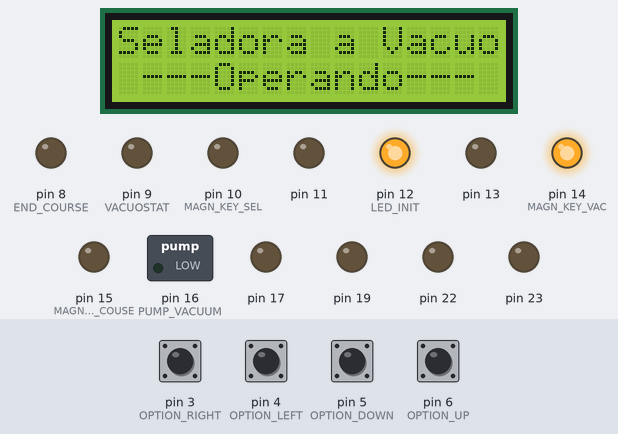
Recording of a sketch running on a simulated Arduino Uno, built with avr-gcc and run on an emulated ATmega328P. On the bench: 16×2 character LCD, switched loads named in the sketch (green lamp = pin HIGH), output pins drawn as LEDs (lit = HIGH). Inputs (shaded band) come from the test bench; at power-on: pin 3 (OPTION_RIGHT), pin 4 (OPTION_LEFT), pin 5 (OPTION_DOWN), pin 6 (OPTION_UP) HIGH. What the sketch prints to the serial monitor is not drawn.

Above: at 4.8 s.
4.9 s: pin 6 (OPTION_UP) pulled LOW for 0.15 s
At 6.0 s:
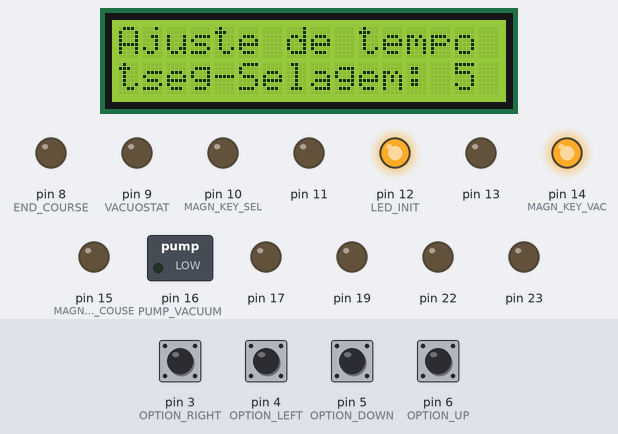
6.6 s: pin 5 (OPTION_DOWN) pulled LOW for 0.15 s
At 7.8 s:
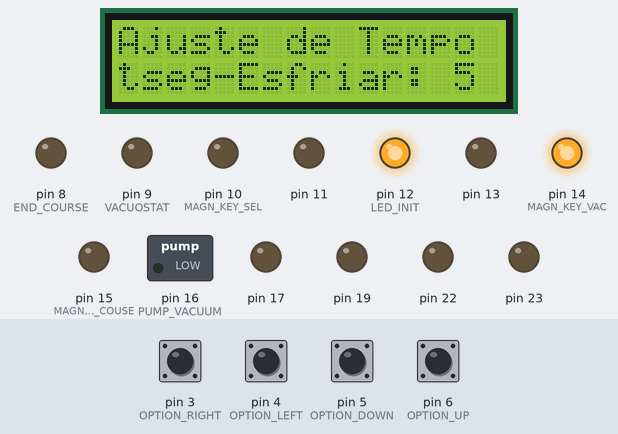
8.2 s: pin 6 (OPTION_UP) pulled LOW for 1 s
At 11.4 s:
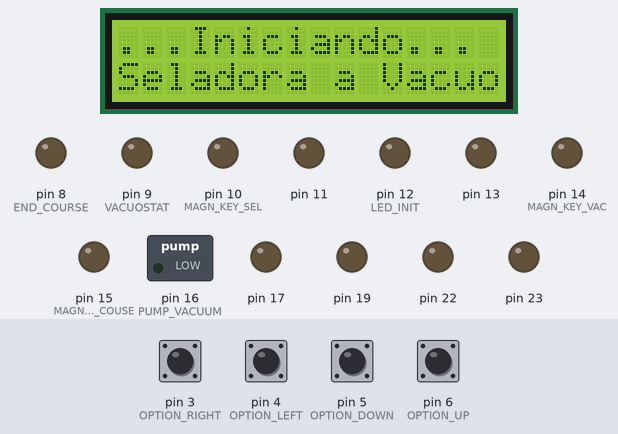
Timing chart, 0 to 13.6 s (numbered marks = the images above; inputs shaded):
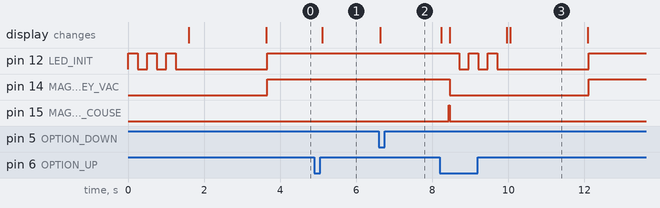

Measured:
- after the input at 4.9 s, the display: changes after 0.21 s (image 1)
- after the input at 6.6 s, the display: changes at once (image 2)
- after the input at 8.2 s, pin 12 (LED_INIT): goes LOW 0.25 s, HIGH 0.25 s, LOW 0.25 s, HIGH 0.25 s, LOW 2.4 s, then HIGH, starting after 0.51 s; pin 14 (MAGN_KEY_VAC): HIGH → LOW after 0.26 s, → HIGH 3.7 s later; pin 15 (MAGN_KEY_COUSE): LOW → HIGH after 0.24 s, → LOW 0.02 s later; the display: first changes at once (image 3 shows a later state)

The sketch:

svControl_LCD.ino
```cpp
/*
 * svControl.c
 * Version: 1.1
 * Created: 7/27/2020 11:46:47 PM
 * Author : Cláudio Silva
 */

//-------------------Cabeçalho do código-------------------//
#define F_CPU 16000000UL
#include <avr/io.h>
#include <util/delay.h>
#include <avr/interrupt.h>
#include <avr/pgmspace.h>
#include <Wire.h>
#include <LiquidCrystal_I2C.h>
#include <Arduino.h>


//-------------------------Configurações Macros ------------------------------//
#define set_Bit(Reg, bit_x) (Reg|=(1<<bit_x)) //seta bit x do registrador Reg
#define clr_Bit(Reg, bit_x) (Reg&=~(1<<bit_x)) //reseta o bit
#define test_Bit(Reg, bit_x) (Reg&(1<<bit_x))  //testa o estado e retorna 1ou0
#define clp_Bit(Reg, bit_x) (Reg^=(1<<bit_x))  //troca o estado logico do bit

//-------------------------Diretivas de Compilação---------------------------//

#define ADDRESS  0x38 // Endereço do I2C
#define COLUMN   16
#define ROW    2
#define TIME_TO_SEL 250

//--------------------------------------------Entrtadas-----------------------------------------//
#define OPTION_UP PD6  //Botão de seleção UP
#define OPTION_DOWN PD5 //Botão de seleção DOWN
#define OPTION_LEFT PD4 //Botão de seleção LEFT
#define OPTION_RIGHT PD3 //Botão de seleção RIGHT
#define VACUOSTAT PB1 //Vacuostato
#define END_COURSE PB0  //Chave de fim de curso do pedal
#define AUX_IN PD7

//----------------------------------------------Saídas-------------------------------------------//
#define AUX_OUT1 PD1     //Led de indicação Peso 1
#define AUX_OUT2 PD2     //Led de indicação Peso 2
#define MAGN_KEY_COUSE PC1     //Led de indicação Peso 3
#define RESISTENCE PD0     //Resistência
#define LED_INIT PB4    //Led de indicação INICIAL
#define PUMP_VACUUM PC2   //Contactora da bomba de vácuo
#define MAGN_KEY_SEL PB2  //Chave magnética de SELAGEM
#define MAGN_KEY_VAC PC0  //Chave magnética de VÁCUO
//#define RESISTENCE PC0    //Resistência


//-------------------------------------   Protótipos de Função   ---------------------------------
void init_machine(void);
void _init_monitor(void);
void my_delay_ms(int ms);
void exc_vacuo(void);
void proc_selar(int time_sel, int time_sleep, int time_to_sel);
void selar_key_init(void);


// Instanciando Objeto lcd
LiquidCrystal_I2C lcd(ADDRESS, COLUMN, ROW);

String msg_monitor [2] [2] = {{"Ajuste de tempo","tseg-Selagem:"},{"Ajuste de Tempo","tseg-Esfriar:"}};

// Estrutura da máquina com os atributos de tempo
typedef struct
{
  unsigned int time_uitil_sel;
  unsigned int time_res_off;
  unsigned int time_sleep_end;
} Machine;

int on_press = 0;
// Instância de objeto
Machine parameter;


//------------------------------------Inicio do Setup------------------------------------------
void setup(void)
{
    Serial.begin(9600);
    parameter.time_res_off = 5;
    parameter.time_sleep_end = 5;
    parameter.time_uitil_sel = 5;


    DDRB = 0xFF; // Definindo Todos os pinos do portB como saída
    DDRC = 0b11101111; // Definindo Todos os pinos do portC como Saída exceto o 3
                         // Que será entrada ADC
    PORTB = 0x00;//
    PORTC = 0b00010000;//
    DDRD = 0x00; // Definindo o primeiro nyble do portD como Entrada
    PORTD = 0xFF; //PULL- UP

    init_machine();
    Serial.println("Aguardando");
    my_delay_ms(10);
}

//-------------------------------------Inicio Do Loop ------------------------------------------
void loop()
{
    //selar_key_init();
    set_Bit(PORTC, MAGN_KEY_VAC);
    set_Bit(PORTB, LED_INIT);
    if (!test_Bit(PIND, OPTION_UP) && on_press == 0)
    {
        while (!test_Bit(PIND, OPTION_UP));
        my_delay_ms(10);
        menu_function();
    }else if (on_press == 3)
    {
        lcd.clear();
        lcd.print("Seladora a Vacuo");
        lcd.setCursor(0, 1);
        lcd.print("Aguard. Pedal");
        my_delay_ms(200);
        if (!test_Bit(PINB, END_COURSE))
        {
            //Prende pedal
            set_Bit(PINC, MAGN_KEY_COUSE);
            while (!test_Bit(PINB, END_COURSE))
            {
                set_Bit(PORTD, RESISTENCE); // se sim liga a resistência
                _delay_ms(20);
                exc_vacuo();  // inicia o processo de vácuo
                proc_selar(parameter.time_uitil_sel, parameter.time_sleep_end, TIME_TO_SEL);
            }
            selar_key_init();
        }

    }
}


// ---------------------------------------- Funções ---------------------------------------------

void menu_function()
{
    my_delay_ms(20);
    msg_tsel();
    msg_tesfriar();
}
// ------------------------------ Função de inicializar a tela ----------------------------------
void _init_monitor(void)
{
  //Inicialização do Display
  lcd.backlight();
  lcd.init();
  lcd.clear();

  //Mostrando início da maquina
  lcd.print("...Iniciando...");
  lcd.setCursor(0, 1);
  lcd.print("Seladora a Vacuo");
  delay(2000);
  lcd.clear();

  // Aguardando comandos
  lcd.setCursor(0, 0);
  lcd.print("Seladora a Vacuo");
  lcd.setCursor(0, 1);
  lcd.print(" ---Operando--- ");
  delay(20);
}
// --------------------------------------Inicia a máquina----------------------------------------
void init_machine(void)
{
  // pisca o led de inicialização
  for (int i=0; i<3; i++)
  {
    set_Bit(PORTB, LED_INIT);
    _delay_ms(250);
    clr_Bit(PORTB, LED_INIT);
    _delay_ms(250);
  }
  // inicializa display
  _init_monitor();
}
// ---------------------------------------- meu delay -------------------------------------------
void my_delay_ms(int ms)
{
  while (0 < ms)
  {
    _delay_ms(1);
    --ms;
  }
}
// ------------------------------------- Função de vácuo ----------------------------------------
void exc_vacuo(void)
{
      // testa se tem vacuo
      if (test_Bit(PINB, VACUOSTAT))
      {
          lcd.clear();
          lcd.print("Seladora a Vacuo");
          lcd.setCursor(0, 1);
          lcd.print(" Fazendo Vacuo ");
          // se não, seta bomba de vácuo
          set_Bit(PORTC, PUMP_VACUUM);
          // testa dentro do if se tem vácuo
          while(test_Bit(PINB, VACUOSTAT));
          {
            // se sim desliga bomba
            lcd.setCursor(0, 1);
            lcd.print("Desligando Bomba");
            clr_Bit(PORTC, PUMP_VACUUM);
          }
      }
      else
      {
        asm("JMP 0");// REINICIA
      }
}
// ------------------------ Função do processo de selagem com parÂmetros ------------------------
// --------------------- De tempos realacionados as esposição á resistência ---------------------
void proc_selar(int time_sel, int time_sleep, int time_to_sel)
{
    lcd.setCursor(0, 1);
    lcd.print(" Selando Aguarde ");
    // Libera dulto de vácuo
    clr_Bit(PORTC, MAGN_KEY_VAC);
    my_delay_ms(time_to_sel);
    // Avança para selar
    clr_Bit(PORTB, MAGN_KEY_SEL);
    my_delay_ms(time_sel*1000);
    lcd.setCursor(0, 1);
    lcd.print(" Resistecia OFF ");
    //desliga resistencia
    clr_Bit(PORTD, RESISTENCE);
    my_delay_ms(time_sleep*1000);
    clr_Bit(PINC, MAGN_KEY_COUSE);
    lcd.setCursor(0, 1);
    lcd.print("   Finalizado   ");
}
// -------------------------- Função para centralizar a chave magnética -------------------------
void selar_key_init()
{
  for(int i=0;i<10;i++)
  {
    set_Bit(PORTC, MAGN_KEY_VAC);
    _delay_ms(250);
    // Libera dulto de vácuo
    clr_Bit(PORTC, MAGN_KEY_VAC);
    _delay_ms(250);
  }
  set_Bit(PORTC, MAGN_KEY_VAC);
}
// ---------------------------- Função inrenmento do tempo ate selagem --------------------------
void msg_tsel(void)
{
    lcd.clear();
    lcd.setCursor(0, 0);
    lcd.print(msg_monitor[0][0]);
    lcd.setCursor(0, 1);
    lcd.print(msg_monitor[0][1]);
    lcd.setCursor(14, 1);
    lcd.print(parameter.time_uitil_sel);


    while (test_Bit(PIND, OPTION_DOWN))
    {
        if (!test_Bit(PIND, OPTION_RIGHT))
        {
          while (!test_Bit(PIND, OPTION_RIGHT));
          my_delay_ms(20);
          parameter.time_uitil_sel++;
          lcd.setCursor(14, 1);
          lcd.print(parameter.time_uitil_sel);
          if(parameter.time_uitil_sel==60)
          {
              parameter.time_uitil_sel = 0;
          }
        }else if (!test_Bit(PIND, OPTION_LEFT))
        {
          while (!test_Bit(PIND, OPTION_LEFT));
          my_delay_ms(20);
          parameter.time_uitil_sel--;
          lcd.setCursor(14, 1);
          lcd.print(parameter.time_uitil_sel);
          if(parameter.time_uitil_sel<0)
          {
              parameter.time_uitil_sel = 60;
          }
        }
    }
}
// ----------------------- Função de incremento de tempo pos resistência off --------------------
void msg_tesfriar(void)
{
    lcd.clear();
    lcd.setCursor(0, 0);
    lcd.print(msg_monitor[1][0]);
    lcd.setCursor(0, 1);
    lcd.print(msg_monitor[1][1]);
    lcd.setCursor(14, 1);
    lcd.print(parameter.time_sleep_end);

    while (test_Bit(PIND, OPTION_UP))
    {
      Serial.println("on press:");
      Serial.println(on_press);
        if (!test_Bit(PIND, OPTION_RIGHT))
        {
            while (!test_Bit(PIND, OPTION_RIGHT));
            my_delay_ms(20);
            parameter.time_sleep_end++;
            lcd.setCursor(14, 1);
            lcd.print(parameter.time_sleep_end);
            if(parameter.time_sleep_end==60)
            {
                parameter.time_sleep_end = 0;
            }
        }
        else if (!test_Bit(PIND, OPTION_LEFT))
        {
            while (!test_Bit(PIND, OPTION_LEFT));
            my_delay_ms(20);
            parameter.time_sleep_end--;
            lcd.setCursor(14, 1);
            lcd.print(parameter.time_sleep_end);
            if(parameter.time_sleep_end<0)
            {
                parameter.time_sleep_end = 60;
            }
        }
      on_press = 3;
    }
}
```
